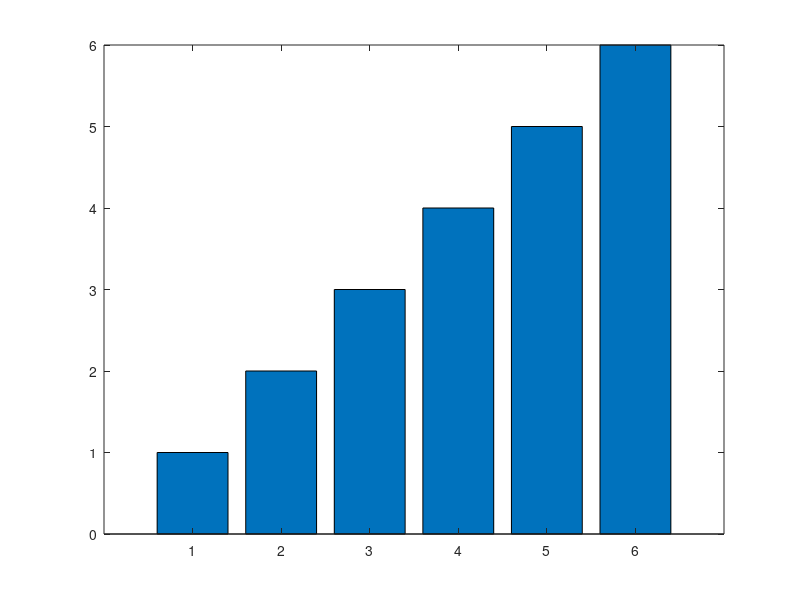

This chart was generated by the following MATLAB code:
%%%matlab basic operation%%%
a = [1 2 3 4 5 6];
a(1) %1
a(2) %2

bar(a)
%print('bar','-dpng'); %save to image file
print('-dpng', [pwd,'\images\bar.png'])

z = zeros(5,1);
z = z + 10;

% a = [1 2 3; 4 5 6];
% a = 1:0.1:20;
% sin(a);
% plot(a, sin(a));

a = [1 2 3; 4 5 6; 7 8 9];
aT = a';
aInver = inv(a);
aIdentity = a/a; %a*inv(a);

%format long
%aIdentity = a*inv(a);
%format short

P = a.*a;
T = a.^3;

A1 = [a a];
A2 = [a;a];

C = sqrt(-1);
D = [3+4i, 1+2j; -i, 10j];


%%%array indexing operation%%%
A = magic(4);

%      16     2     3    13
%      5      11    10   8
%      9      7     6    12
%      4      14    15   1

A(1,1); %16
A(7); %9
A(8); %14
%A(4,5); %error out indexing

A(1:3, 2); % [2; 11; 7]
A(2,:); %[5,11,10,8]

B = 0:10 %0     1     2     3     4     5     6     7     8     9    10
B = 0:10:100 %0    10    20    30    40    50    60    70    80    90   100

R = rand(3,4);


f = 71;
c = (f-32)/1.8;
tempText=['Temperature is ',num2str(c),'C'];

%%%calling function%%%
L = [1,2,3,5; 2,1,6,8]; %max=[2,2,6,8]
L = [1,2,3,5]; %max=5
max(L);
[maxL,loc] = max(L);% maxL=5 loc=4

M = [2,4,1,6];
max(L,M);%max=[2,4,3,6]


disp('hello world!')


%%%building tables%%%
n = (0:9)';
pows=[n n.^2 2.^n]

